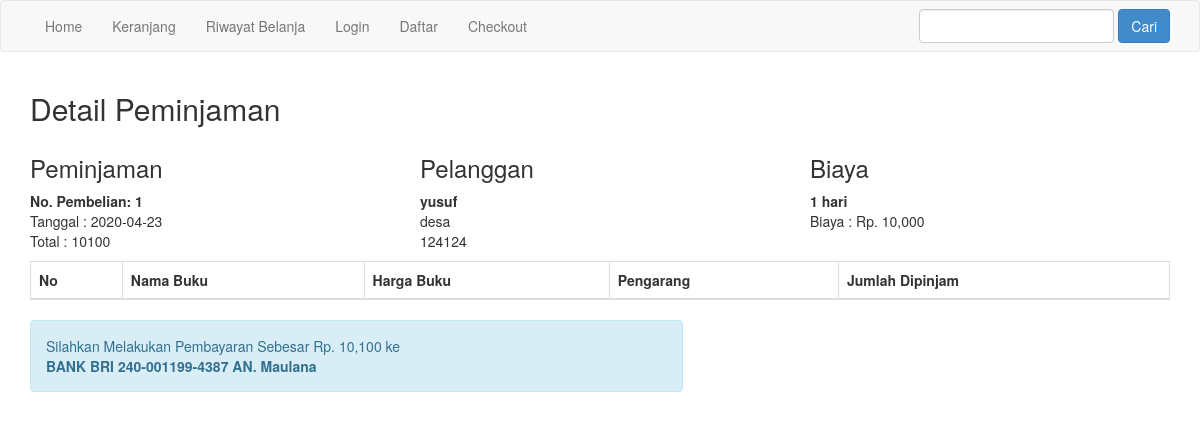
Page /perpustakaan/nota.php?id=1 (signed in) on the committed database.
### tables this page shows
CREATE TABLE `proses` (
  `id_peminjaman` int(11) NOT NULL,
  `id_peminjam` int(11) NOT NULL,
  `id_waktu` int(11) NOT NULL,
  `id_buku` int(11) NOT NULL,
  `jumlah` float NOT NULL,
  `total_bayar` float NOT NULL,
  `tanggal_pinjam` date NOT NULL,
  `lama_pinjam` varchar(100) NOT NULL,
  `tarif` int(11) NOT NULL,
  `kode_peminjaman` varchar(50) NOT NULL
);

CREATE TABLE `peminjam` (
  `id_peminjam` int(11) NOT NULL,
  `nama_peminjam` varchar(40) NOT NULL,
  `alamat_peminjam` text DEFAULT NULL,
  `telepon_peminjam` varchar(14) NOT NULL,
  `username_peminjam` varchar(100) NOT NULL,
  `password_peminjam` varchar(250) NOT NULL
);

### perpustakaan/nota.php (the view, shortened to what this page needs)
<?php $koneksi = new mysqli("localhost","root","","perpustakaan"); ?>
<!DOCTYPE html>
<html>
<head>
	<link rel="stylesheet" href="admin/assets/css/bootstrap.css">
</head>
<body>
<?php include 'menu.php'; ?>
<section class="konten">
	<div class="container">
		<h2>Detail Peminjaman</h2>
<?php
$ambil = $koneksi->query("SELECT * FROM proses JOIN peminjam ON proses.id_peminjam=peminjam.id_peminjam WHERE proses.id_peminjaman='$_GET[id]'");
$detail = $ambil->fetch_assoc();
?>
<div class="row">
	<div class="col-md-4">
		<h3>Peminjaman</h3>
		<strong>No. Pembelian: <?php echo $detail['id_peminjaman'] ?></strong><br>
		Tanggal : <?php echo $detail['tanggal_pinjam']; ?> <br>
		Total : <?php echo $detail['total_bayar']; ?>
	</div>
	<div class="col-md-4">
		<h3>Pelanggan</h3>
		<strong><?php echo $detail['nama_peminjam']; ?></strong> <br>
		<p>
			<?php echo $detail['alamat_peminjam']; ?> <br>
			<?php echo $detail['telepon_peminjam']; ?>
		</p>
	</div>
	<div class="col-md-4">
		<h3>Biaya</h3>
		<strong><?php echo $detail['lama_pinjam'] ?></strong><br>
		Biaya : Rp. <?php echo number_format($detail['tarif']); ?> <br>
	</div>
</div>
<table class="table table-bordered">
	<thead>
		<tr>
			<th>No</th>
			<th>Nama Buku</th>
			<th>Harga Buku</th>
			<th>Pengarang</th>
			<th>Jumlah Dipinjam</th>
		</tr>
	</thead>
</table>
<div class="row">
	<div class="col-md-7">
		<div class="alert alert-info">
			<p>
				Silahkan Melakukan Pembayaran Sebesar Rp. <?php echo number_format($detail['total_bayar']); ?> ke <br>
				<strong>BANK BRI 240-001199-4387 AN. Maulana</strong>
			</p>
		</div>
	</div>
</div>
	</div>
</section>
</body>
</html>

### rows in the picture
proses: id_peminjaman "1", tanggal_pinjam "2020-04-23", total_bayar "10100", id_peminjam.nama_peminjam "yusuf", id_peminjam.alamat_peminjam "desa", id_peminjam.telepon_peminjam "124124", lama_pinjam "1 hari", tarif "10,000", total_bayar "10,100"
